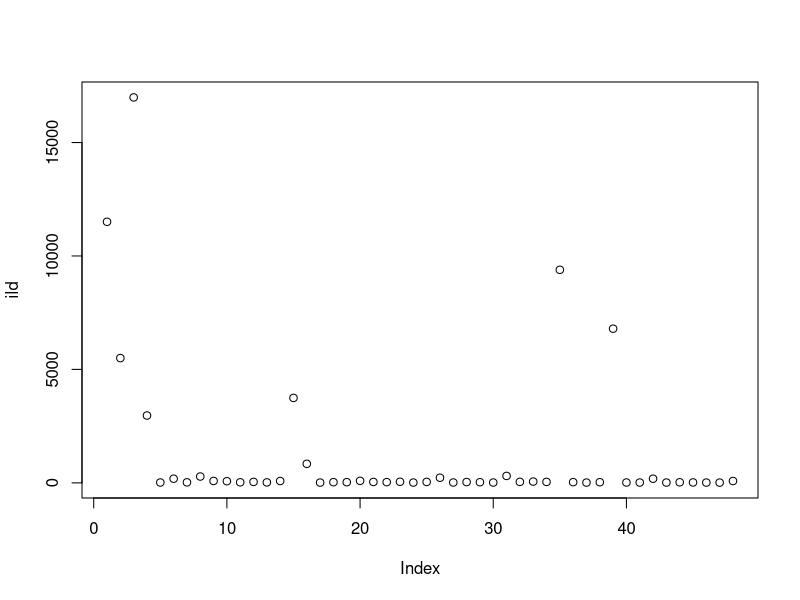
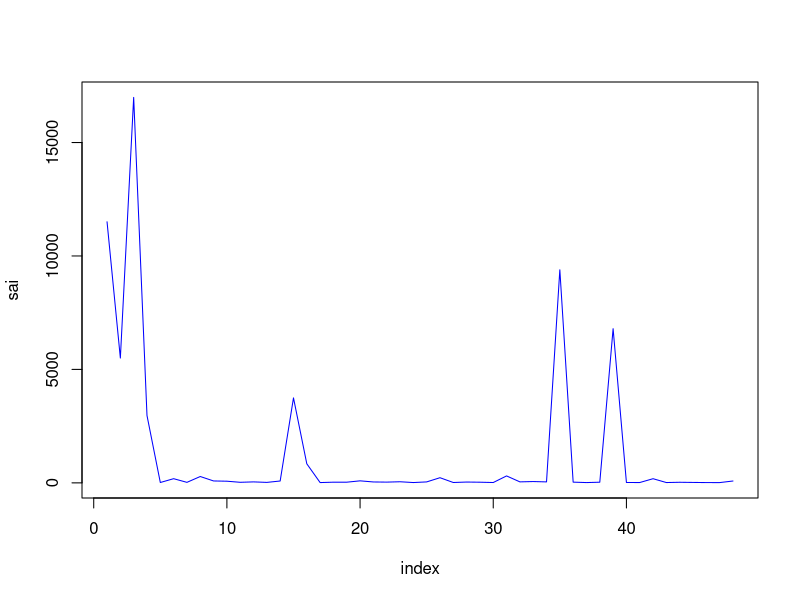
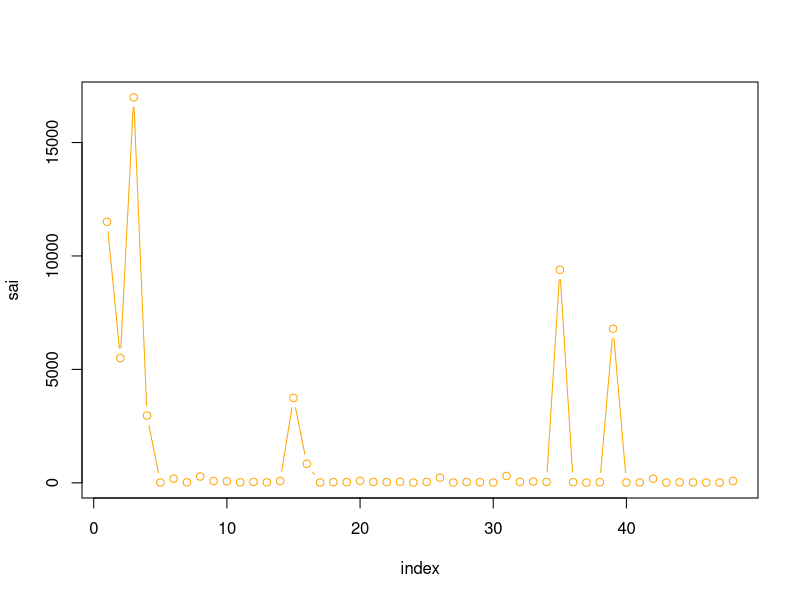
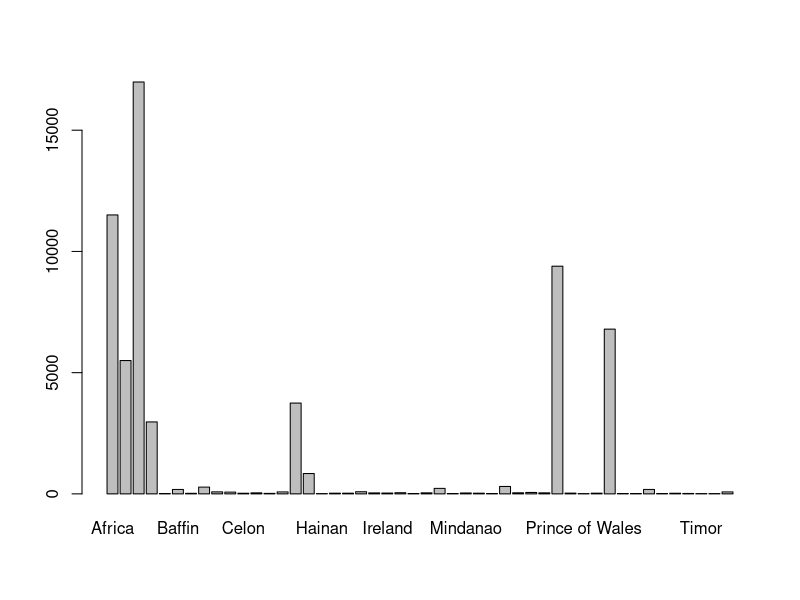
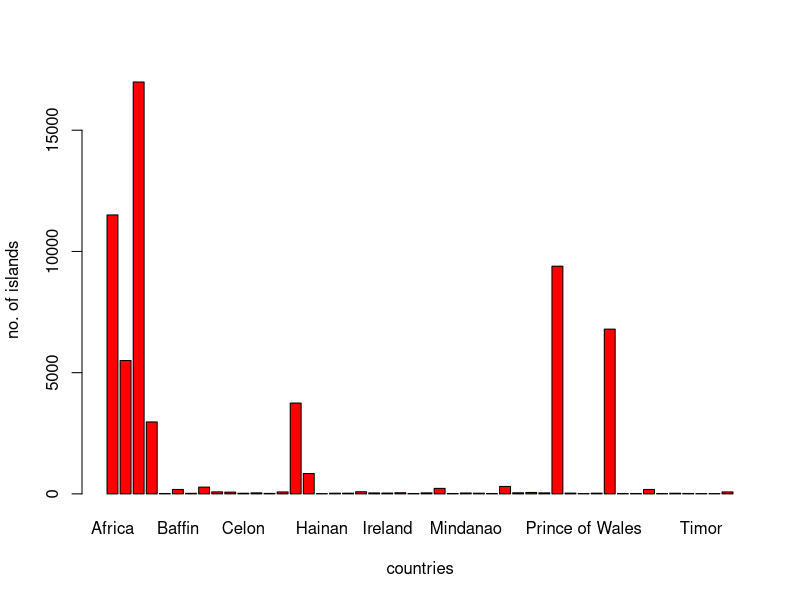
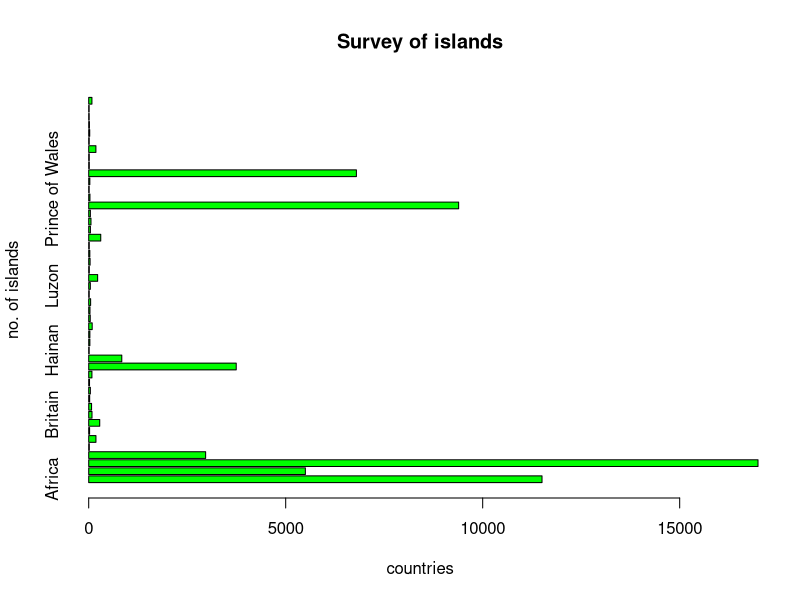
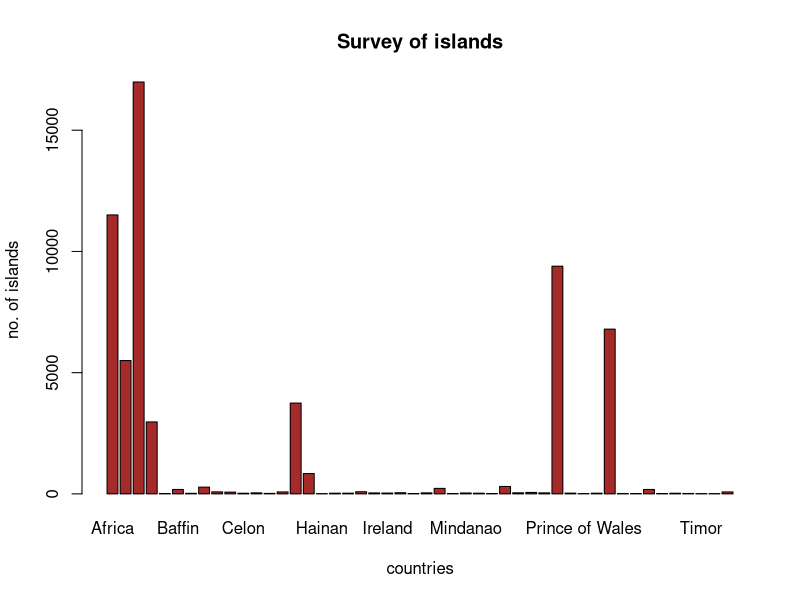
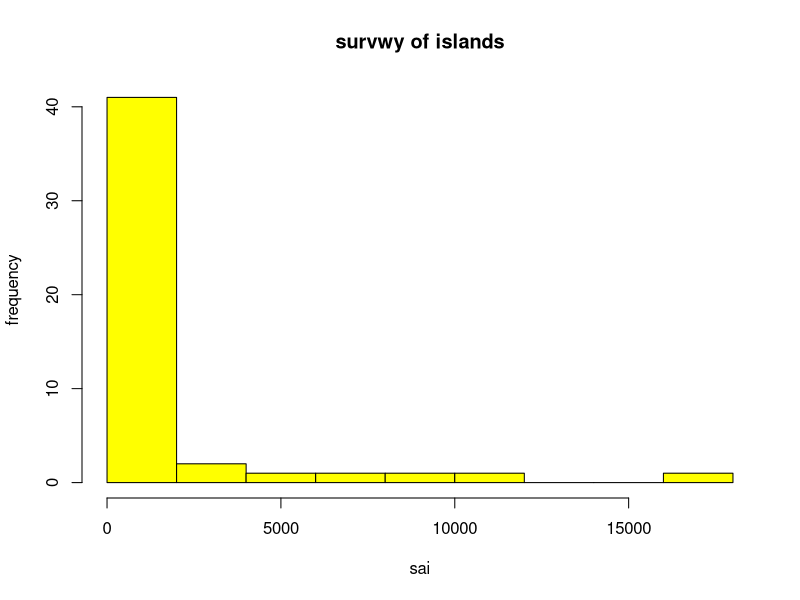

The R source for these figures, in order:
ild<- datasets::islands
head(ild,10)
tail(ild,10)
def<-ild
summary(ild)
summary(ild)
plot(ild)
plot(ild,xlab = 'index',ylab = "sai",col="blue",type = "l")
plot(ild,xlab = "index",ylab = "sai",col="orange",type = "b")
barplot(ild)
barplot(ild,xlab = "countries",ylab = "no. of islands",col = "red")
barplot(ild,xlab = "countries",ylab = "no. of islands",main = "Survey of islands",col = "green",horiz = T)
barplot(ild,xlab = "countries",ylab = "no. of islands",main = "Survey of islands",col ="brown",horiz = F)
hist(ild,xlab = "sai",ylab = "frequency",main = "survwy of islands",col = "yellow")
boxplot(ild)
boxplot(ild,xlab = "sai",ylab = "frequency",main = "survey of islands",col = "pink")

